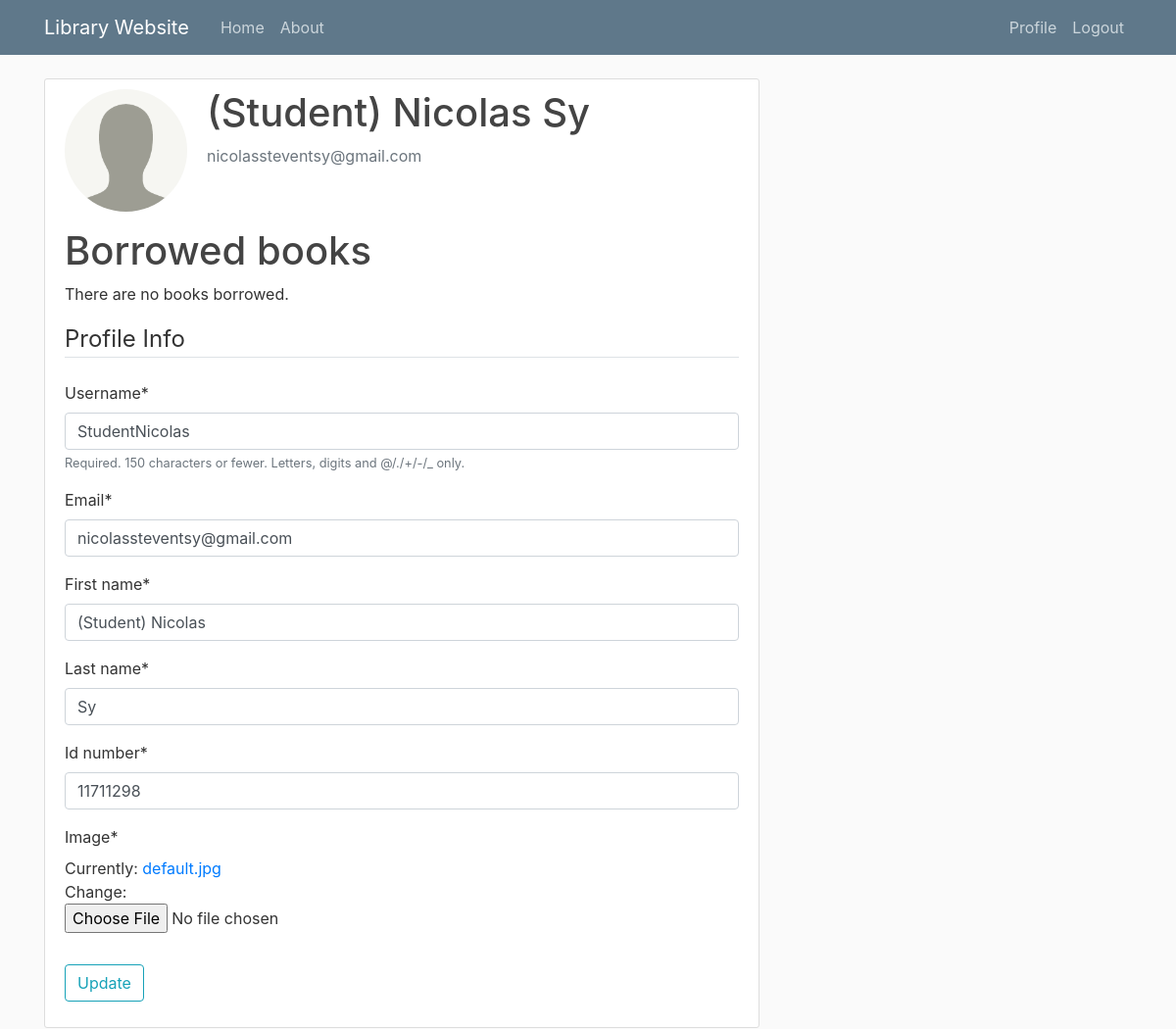
The page /profile/ (signed in) on the database as committed earlier.
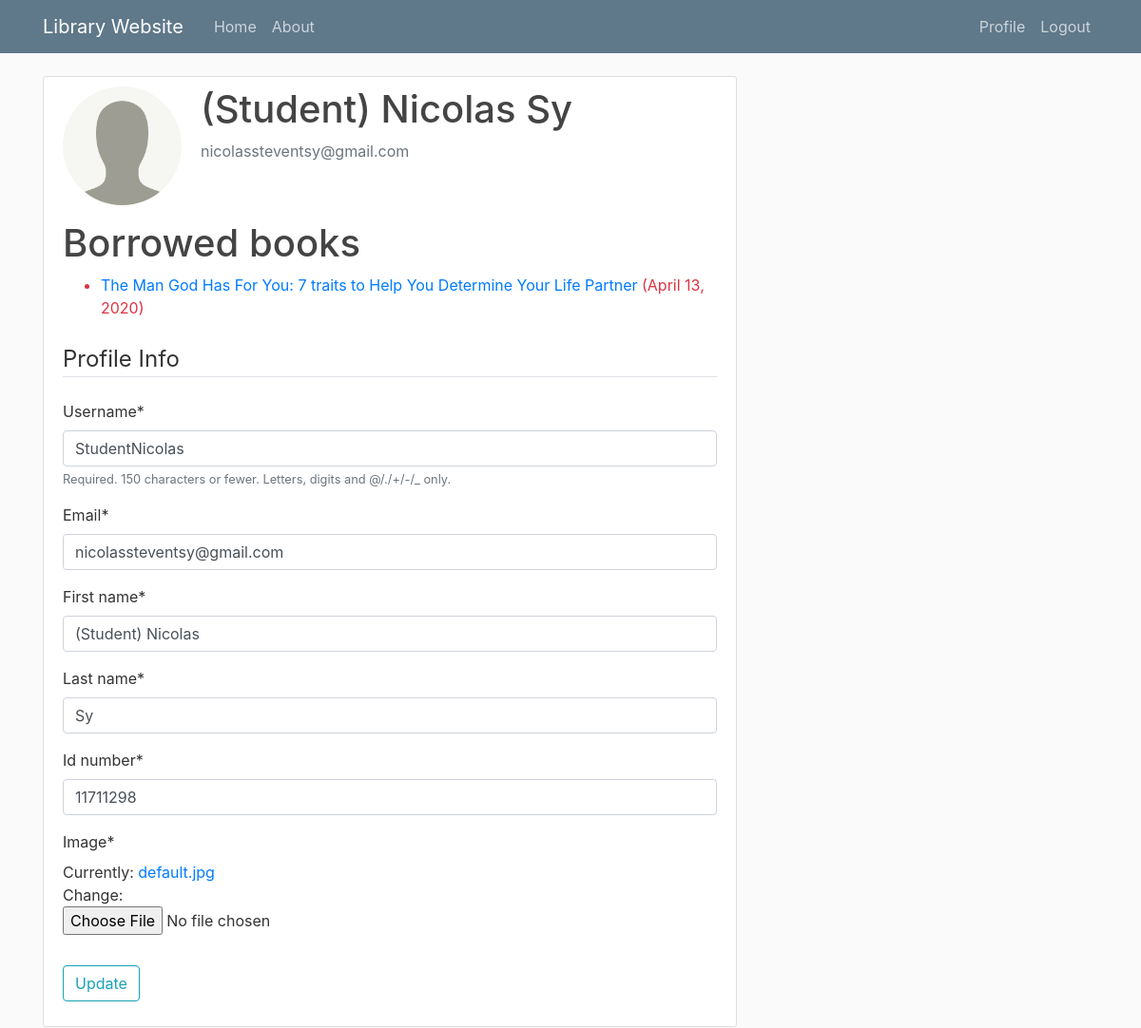
The same page on the database as committed later.
### library_website/models.py (models this page shows, shortened)
class BookInstance(models.Model):
	id = models.UUIDField(primary_key=True, default=uuid.uuid4, help_text='Unique ID')
	book = models.ForeignKey('Book', on_delete=models.SET_NULL, null=True)
	imprint = models.CharField(max_length=200)
	due_back = models.DateField(null=True, blank=True)
	borrower = models.ForeignKey(User, on_delete=models.SET_NULL, null=True, blank=True)
	@property
	def is_overdue(self):
	    if self.due_back and date.today() > self.due_back:
	        return True
	    return False
	LOAN_STATUS = (
		('a', 'Available'),
		('r', 'Reserved'),
	)
	status = models.CharField(
		max_length=1,
		choices=LOAN_STATUS,
		blank=True,
		default='a',
		help_text='Book availability',
	)
	class Meta:
		ordering = ['due_back']

class Book(models.Model):
	title = models.CharField(max_length = 250)
	author = models.ForeignKey('Author', on_delete=models.CASCADE, null = True) # CASCADE means if a book is deleted, the author won't be deleted
	publisher = models.ForeignKey('Publisher', on_delete=models.CASCADE, null = True)
	year_of_publication = models.CharField('Year of Publication', default='', max_length=4 )
	isbn = models.CharField('ISBN', max_length=13, help_text='13 Character ISBN number')
	reviews = models.TextField(max_length = 1000, help_text='Enter your review of the book') #dapat sa user din siya???
	image = models.ImageField(default='noImage.jpg', upload_to='book_pics', help_text='Upload cover photo of the book')

### users/views.py (the view)
# urls.py: path('profile/', user_views.profile,  name='profile'),
@login_required
def profile (request):
	if request.method == 'POST':
		u_form = UserUpdateForm(request.POST, instance = request.user)
		p_form = ProfileUpdateForm(request.POST, request.FILES, instance = request.user.profile)
		if u_form.is_valid() and p_form.is_valid():
			u_form.save()
			p_form.save()
			messages.success(request, f'Your account has been updated!')
			return redirect('profile')
	else:
		u_form = UserUpdateForm(instance = request.user)
		p_form = ProfileUpdateForm(instance = request.user.profile)
	bookinstance_list = BookInstance.objects.filter(borrower=request.user).filter(status__exact='r').order_by('due_back')
	context = {
		'u_form': u_form,
		'p_form': p_form,
		'bookinstance_list': bookinstance_list,
	}
	return render(request, 'users/profile.html', context)

### users/forms.py
class UserUpdateForm(forms.ModelForm):
	first_name = forms.CharField(max_length=100)
	last_name = forms.CharField(max_length=100)
	email = forms.EmailField()
	class Meta:
		model = User
		fields = ['username', 'email', 'first_name', 'last_name']

class ProfileUpdateForm(forms.ModelForm):
	class Meta:
		model = Profile
		fields = ['id_number', 'image']

### library_website/templatetags/restrict_access.py (called while the page is built)
@register.filter(name='has_group')
def has_group(user, BookManager):
    group =  Group.objects.get(name=BookManager)
    return group in user.groups.all()

### users/templates/users/profile.html (shortened to what this page needs)
{% extends "library_website/base.html"%}
{% load crispy_forms_tags %}
{% block content %}
    <div class ="content-section">
    	<div class = "media">
    		<img class ="rounded-circle account-img" src="{{ user.profile.image.url }}">
    		<div class ="media-body">
    			<h2 class="account-heading">{{ user.first_name}} {{ user.last_name }} </h2>
    			<p class="text-secondary">{{ user.email }}</p>
    		</div>
    	</div>
        <h1>Borrowed books</h1>
        {% if bookinstance_list %}
            <ul>
              {% for bookinst in bookinstance_list %}
              <li class="{% if bookinst.is_overdue %}text-danger{% endif %}">
                <a href="{% url 'library-book_detail' bookinst.book.pk %}">{{bookinst.book.title}}</a> ({{ bookinst.due_back }})
              </li>
              {% endfor %}
              <br/>
            </ul>
        {% else %}
          <p>There are no books borrowed.</p>
        {% endif %}
    	<form method="POST" enctype="multipart/form-data">
    		<fieldset class ="form-group">
    			<legend class ="border-bottom mb-4">Profile Info</legend>
    			{{ u_form|crispy }}
    			{{ p_form|crispy }}
    		</fieldset>
    		<div class="form-group">
    			<button class="btn btn-outline-info" type="submit"> Update </button>
    		</div>
    	</form>
    </div>
{% endblock content %}

Rows that differ between the two databases and show on the page:
now on this page (row edited): BookInstance: book "The Man God Has For You: 7 traits to Help You Determine Your Life Partner", due_back "April 13, 2020"
Other text that changed with them:
text no longer shown: "There are no books borrowed."
